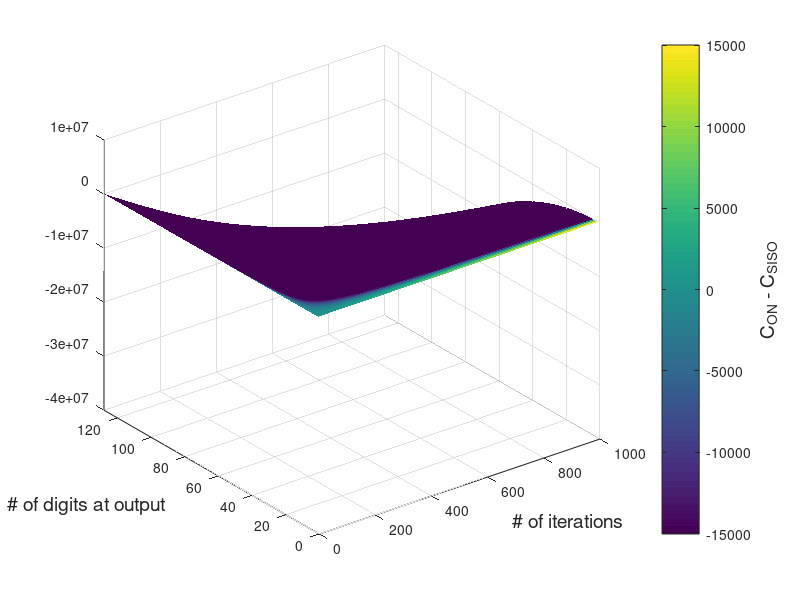

Source code (MATLAB):

Num_in = 128
p_vec = [1:Num_in];
U = 64;
iter = 1000
n = [1:iter];
C_fp_surf = zeros(iter,Num_in);
C_online_surf = zeros(iter,Num_in);
L_fp_surf = zeros(iter,Num_in);
L_online_surf = zeros(iter,Num_in);
for n = 1:iter
    C_fp_surf(n,:) =2.*n *(p_vec.^2 + 2);
    k_vec = floor ((p_vec-1) ./ U);
    sum = zeros(size(k_vec));
    for i = 1 : length(k_vec)
        for j = 1:k_vec(i)
            sum(i) = j*U + sum(i);
        end
    end   
    C_online_surf(n,:) = 21.*n +sum +4.* n .*(k_vec) +((p_vec - k_vec.*U).* (k_vec +1)); 
end
L_online_surf = C_online_surf .* 1./30;
L_fp_surf = C_fp_surf .* 1./170;
for i = 1:iter
    for j = 1:Num_in
        xx(i,j) = i;
        yy(i,j) =j;
    end
end


diff_one = C_online_surf - C_fp_surf;
diff_two = L_online_surf - L_fp_surf;
diff = diff_one
h = surf (xx,yy,diff);

xlabel('# of iterations','FontSize',14);
ylabel ('# of digits at output','FontSize',14);
ylim([0,128])
set(h,'LineStyle','none');
caxis([-max(max(diff)),max(max(diff))]);
bar = colorbar;
ylabel (bar,'C_{ON} - C_{SISO}','FontSize',14);
%title ('Newton'' method','FontSize',16);